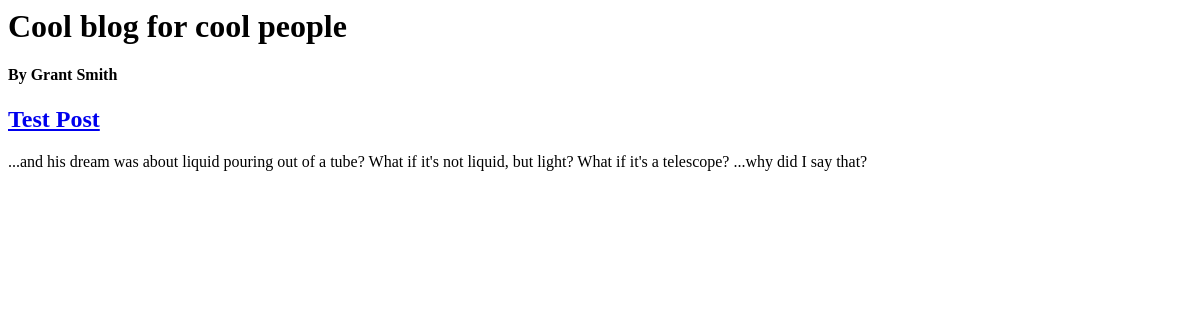
Before: / with the older database file.
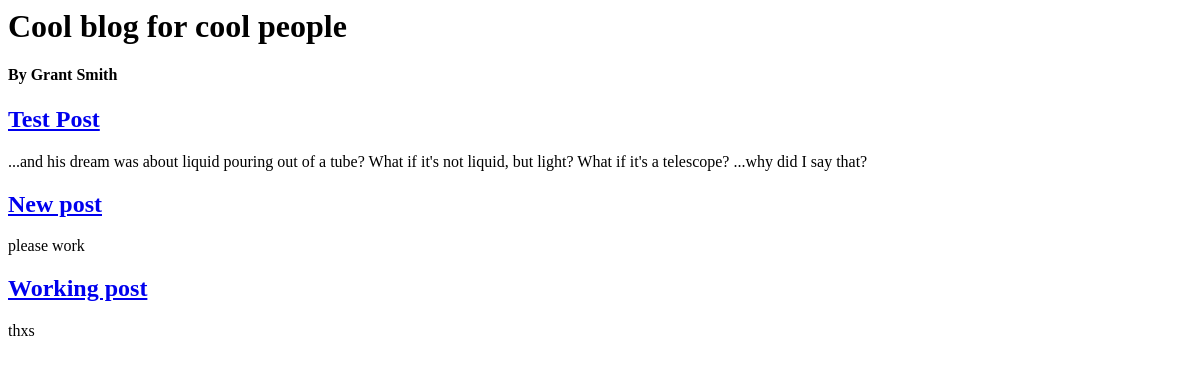
After: the same page with the newer database file.
### blog/models.py (models this page shows, shortened)
class Post(models.Model):
    title = models.CharField(max_length=200)
    author = models.ForeignKey(
        "auth.User",
        on_delete=models.CASCADE,
    )
    body = models.TextField()
    def get_absolute_url(self):
        return reverse("post_detail", kwargs={"pk": self.pk})

### blog/views.py (the view)
# urls.py: path("", post_list, name="home"),
def post_list(request):
    posts = Post.objects.all()
    return render(request, 'home.html', {'posts': posts})

### blog/templates/home.html
{% extends "base.html" %}
{% block content %}
{% for post in posts %}
<div class="post-entry">
	<h2><a href="{{ post.get_absolute_url }}">{{ post.title }}</a></h2>
	<p>{{ post.body }}</p>
</div>
{% endfor %}
{% endblock content %}

### blog/templates/base.html (shortened to what this page needs)
{% load static %}
 <html>
   <head>
     <link rel="stylesheet" href="{% static 'css/base.css' %}">
   </head>
	<h1>Cool blog for cool people</h1>
	<h4>By Grant Smith</h4>
     <main>
       {% block content %}
       {% endblock %}
     </main>

Changed rows visible on the page:
added Post: title "New post", body "please work"
added Post: title "Working post", body "thxs"
